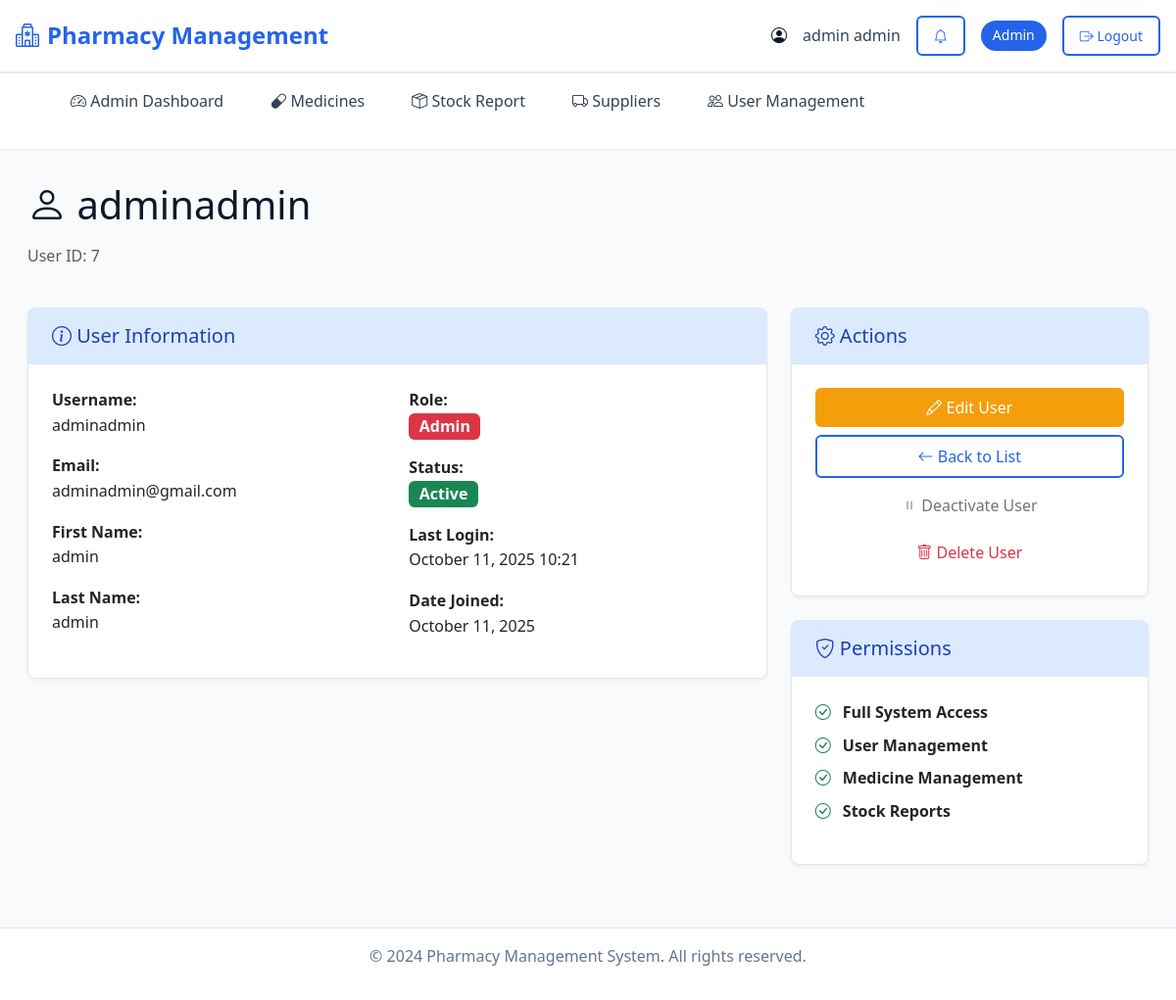
Before: /user-management/users/detail/7/ (signed in) with the older database file.
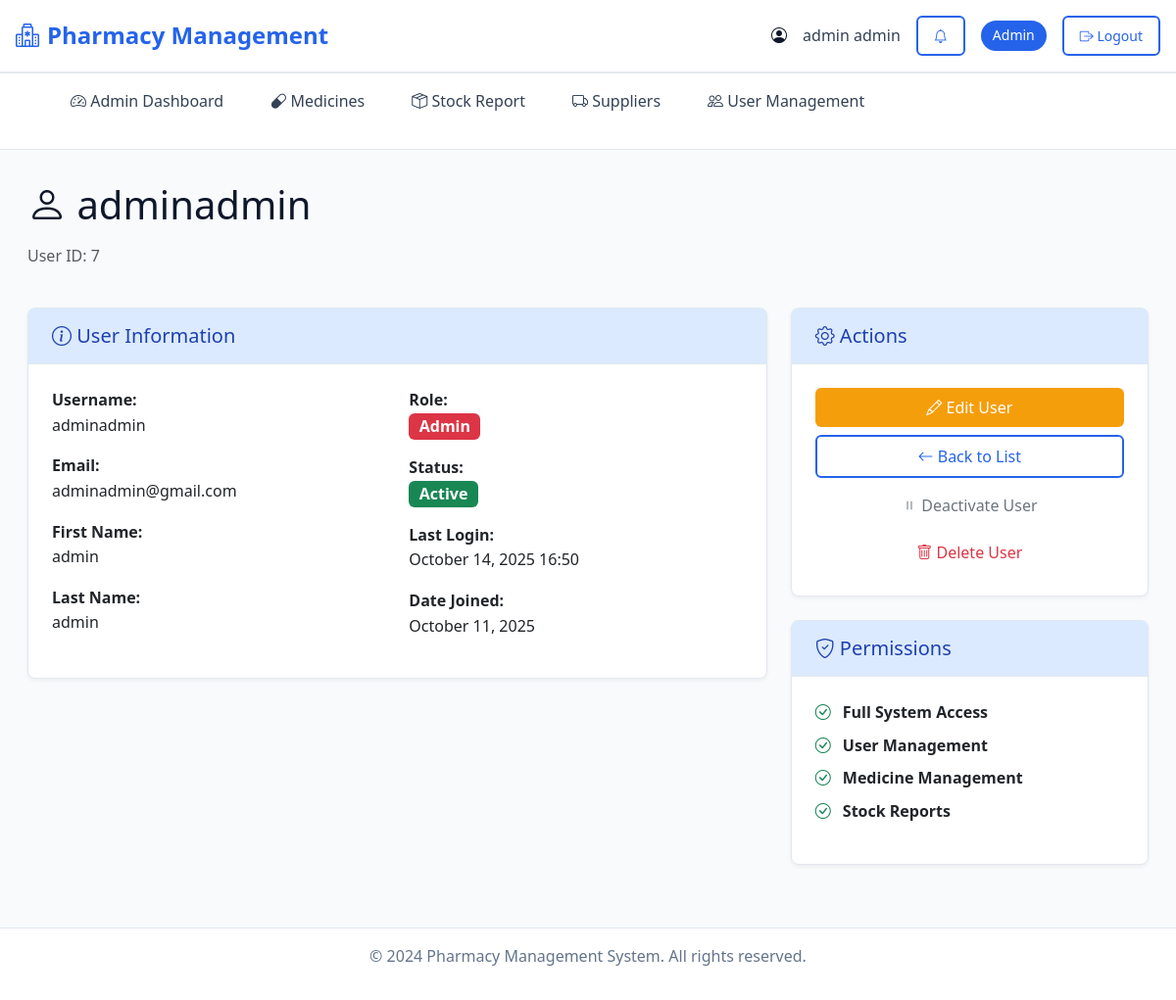
After: the same page with the newer database file.
### pharmacy/models.py (models this page shows, shortened)
class User(AbstractUser):
    ROLE_CHOICES = [
        ('pharmacist', 'Pharmacist'),
        ('admin', 'Admin'),
        ('staff', 'Staff'),
    ]
    role = models.CharField(max_length=50, choices=ROLE_CHOICES)
    reset_token = models.CharField(max_length=100, blank=True, null=True)

### pharmacy/user_management.py (the view)
# urls.py: path('users/detail/<int:user_id>/', user_management.user_detail, name='user_detail'),
@admin_required
def user_detail(request, user_id):
    user = get_object_or_404(User, id=user_id)
    return render(request, 'admin/users/user_detail.html', {
        'user_obj': user,
    })

### templates/admin/users/user_detail.html (shortened to what the changed rows need)
{% extends 'admin/base.html' %}
{% block content %}
<div class="container-fluid">
    <div class="row mb-4">
        <div class="col-12">
            <h1 class="mb-3">
                <i class="bi bi-person"></i> {{ user_obj.username }}
            </h1>
            <p class="text-muted">User ID: {{ user_obj.id }}</p>
        </div>
    </div>
    <div class="row">
        <div class="col-lg-8">
            <div class="card">
                <div class="card-body">
                    <div class="row">
                        <div class="col-md-6">
                            <div class="mb-3">
                                <strong>Username:</strong>
                                <p>{{ user_obj.username }}</p>
                            </div>
                            <div class="mb-3">
                                <strong>Email:</strong>
                                <p>{{ user_obj.email }}</p>
                            </div>
                            <div class="mb-3">
                                <strong>First Name:</strong>
                                <p>{{ user_obj.first_name|default:"Not provided" }}</p>
                            </div>
                            <div class="mb-3">
                                <strong>Last Name:</strong>
                                <p>{{ user_obj.last_name|default:"Not provided" }}</p>
                            </div>
                        </div>
                        <div class="col-md-6">
                            <div class="mb-3">
                                <p>
                                    <span class="badge {% if user_obj.role == 'admin' %}bg-danger{% elif user_obj.role == 'pharmacist' %}bg-primary{% else %}bg-info{% endif %} fs-6">
                                        {{ user_obj.get_role_display }}
                                    </span>
                                </p>
                            </div>
                            <div class="mb-3">
                                <strong>Last Login:</strong>
                                <p>
                                    {% if user_obj.last_login %}
                                        {{ user_obj.last_login|date:"F d, Y H:i" }}
                                    {% else %}
                                        <span class="text-muted">Never logged in</span>
                                    {% endif %}
                                </p>
                            </div>
                            <div class="mb-3">
                                <strong>Date Joined:</strong>
                                <p>{{ user_obj.date_joined|date:"F d, Y" }}</p>
                            </div>
                        </div>
                    </div>
                </div>
            </div>
        </div>
    </div>
</div>
{% endblock %}

### templates/admin/base.html (shortened to what this page needs)
<!DOCTYPE html>
<html lang="en">
<head>
    <link href="https://cdn.jsdelivr.net/npm/bootstrap@5.3.2/dist/css/bootstrap.min.css" rel="stylesheet">
    <link href="https://cdn.jsdelivr.net/npm/bootstrap-icons@1.11.1/font/bootstrap-icons.min.css" rel="stylesheet">
</head>
<body>
    <header class="header">
        <div class="header-content">
            <a href="{% url 'index' %}" class="logo">
                <i class="bi bi-hospital"></i>
                Pharmacy Management
            </a>
            <div class="user-info">
                <i class="bi bi-person-circle"></i>
                {% if user.is_authenticated %}
                    <span class="user-name">{{ user.get_full_name|default:user.username }}</span>
                        <a href="{% url 'admin_notifications' %}" class="btn btn-outline-primary btn-sm" title="Notifications">
                            <i class="bi bi-bell"></i>
                        </a>
                    <span class="user-role">{{ user.get_role_display|default:user.role|title }}</span>
                    <a href="{% url 'logout' %}" class="btn btn-outline-primary btn-sm">
                        <i class="bi bi-box-arrow-right"></i> Logout
                    </a>
                {% endif %}
            </div>
        </div>
    </header>
    {% if user.is_authenticated %}
    <nav class="nav-container">
        <div class="nav">
            <ul class="nav-list">
                {% if user.role == 'admin' %}
                    <li class="nav-item">
                        <a href="{% url 'index' %}" class="nav-link {% if request.resolver_match.url_name == 'index' %}active{% endif %}">
                            <i class="bi bi-speedometer2"></i> Admin Dashboard
                        </a>
                    </li>
                    <li class="nav-item">
                        <a href="{% url 'list_medicine' %}" class="nav-link">
                            <i class="bi bi-capsule"></i> Medicines
                        </a>
                    </li>
                    <li class="nav-item">
                        <a href="{% url 'stock_report' %}" class="nav-link">
                            <i class="bi bi-box-seam"></i> Stock Report
                        </a>
                    </li>
                    <li class="nav-item">
                        <a href="{% url 'list_supplier' %}" class="nav-link">
                            <i class="bi bi-truck"></i> Suppliers
                        </a>
                    </li>
                    <li class="nav-item">
                        <a href="{% url 'user_list' %}" class="nav-link">
                            <i class="bi bi-people"></i> User Management
                        </a>
                    </li>
                {% endif %}
            </ul>
        </div>
    </nav>
    {% endif %}
    <main class="main-content">
        {% block content %}{% endblock %}
    </main>
    <footer class="footer">
        <p>&copy; 2024 Pharmacy Management System. All rights reserved.</p>
    </footer>
</body>
</html>

Changed rows visible on the page:
changed User "adminadmin": last_login "October 11, 2025 10:21" → "October 14, 2025 16:50"
